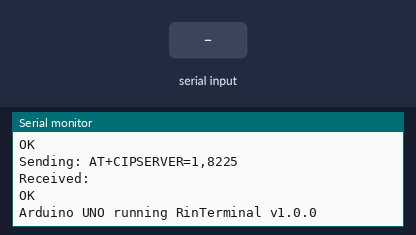
A sketch run on a simulated Arduino Uno, built with avr-gcc and run on an emulated ATmega328P. Parts: the last lines printed to the serial monitor. Inputs (shaded band) come from the test bench. The modem accepts every AT command (registered, SIM ready, sends succeed) and sends nothing else.

Above: at 2.2 s.
2.3 s: "1" received over the second serial link
At 3.7 s:
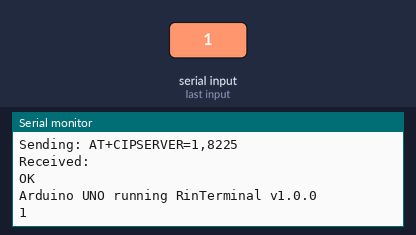
4.7 s: "0" received over the second serial link
At 6.1 s:
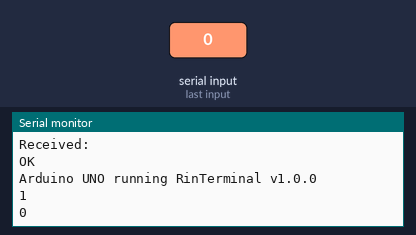
6.2 s: "2" received over the second serial link
At 7.9 s:
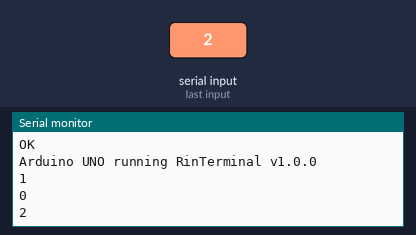

Measured:
- after the input at 2.3 s, the serial monitor: prints a new line after 1.0 s (image 1)
- after the input at 4.7 s, the serial monitor: prints a new line after 1.0 s (image 2)
- after the input at 6.2 s, the serial monitor: prints a new line after 1.0 s (image 3)

The sketch:

sketch_mar13a.ino
```cpp
#include <IRremote.h>
#include <Wire.h>
#include <DS3231.h>
#include <SoftwareSerial.h>

#define SEMANTIC_VERSION "v1.0.0"

/*
** Adjust these variables to suit your needs.
*/
int baudRate                = 9600;
const int maxIRModuleCount  = 2;
const int maxIRColorCodes   = 9;
const int maxPIRModuleCount = 1;
const int maxRTCModuleCount = 1;
SoftwareSerial ATDevice(5, 4); //RX, TX pins for the WiFi module: comment out if you don't need it
IRsend irsend;
DS3231 rtc;

/*
** Method used for debugging.
** This will be removed in a later commit.
*/
template <class T>
void print(T t)
{
  Serial.println(t);
}

struct CodeDictionary
{
  const char* key;
  long int code;

  CodeDictionary(){}
  CodeDictionary(const char* key, long int code)
  {
    this->key = key;
    this->code = code;
  }
};

class IRModule
{
public:
  const char* name;
  int size = 0;
  CodeDictionary codes[maxIRColorCodes];

  IRModule(){}
  IRModule(const char* name)
  {
    this->name = name;
  }

  void AddCode(CodeDictionary code)
  {
    codes[size] = code;
    size = size + 1;
  }

  CodeDictionary FindCode(const char* name)
  {
    for (int i = 0; i < size; i++)
    {
      if (codes[i].key == name)
      {
        return codes[i];
      }
    }
  }
};

class PIRModule
{
private:
  int pirPin = 0;

public:
  void SetDefaultPin(int pirPin)
  {
    this->pirPin = pirPin;
    pinMode(pirPin, INPUT);
  }

  int GetStatus()
  {
    return digitalRead(pirPin);
  }
};

class RTCModule
{
private:
  bool century = false;
  bool h12Flag = false;
  bool pmFlag = false;

public:
  enum DateTimeFormat
  {
    YEAR = 0,
    MONTH = 1,
    DAY = 2,
    HOUR = 3,
    MINUTE = 4,
    SECOND = 5
  };

  void SetDateTime(int year, int month, int day, int hour, int minute, int second)
  {
    rtc.setYear(year);
    rtc.setMonth(month);
    rtc.setDate(day);
    rtc.setHour(hour);
    rtc.setMinute(minute);
    rtc.setSecond(second);
  }

  int GetYear()
  {
    return rtc.getYear();
  }

  int GetMonth()
  {
    return rtc.getMonth(century);
  }

  int GetDay()
  {
    return rtc.getDate();
  }

  int GetHour()
  {
    return rtc.getHour(h12Flag, pmFlag);
  }

  int GetMinute()
  {
    return rtc.getMinute();
  }

  int GetSecond()
  {
    return rtc.getSecond();
  }
};

class ModulesController
{
private:
    IRModule irModules[maxIRModuleCount];
    PIRModule pirModules[maxPIRModuleCount];
    RTCModule rtcModules[maxRTCModuleCount];
    int irModuleSize = 0;
    int pirModuleSize = 0;
    int rtcModuleSize = 0;

public:
    void AddModule(IRModule module)
    {
      irModules[irModuleSize] = module;
      irModuleSize++;
    }

    void AddModule(PIRModule module)
    {
      pirModules[pirModuleSize] = module;
      pirModuleSize++;
    }

    void AddModule(RTCModule module)
    {
      rtcModules[rtcModuleSize] = module;
      rtcModuleSize++;
    }

    void ChangeColor(const char* color)
    {
      for (int i = 0; i < maxIRModuleCount; i++)
      {
        irsend.sendNEC(irModules[i].FindCode(color).code, 32);
      }
    }

    bool DetectMotion()
    {
      for (int i = 0; i < maxPIRModuleCount; i++)
      {
        if (pirModules[i].GetStatus() == HIGH)
        {
          return true;
        }
      }

      return false;
    }

    int GetFromRTC(int RTCModuleIndex, RTCModule::DateTimeFormat format)
    {
      switch (format) {
        case RTCModule::YEAR:
          return rtcModules[RTCModuleIndex].GetYear();
        case RTCModule::MONTH:
          return rtcModules[RTCModuleIndex].GetMonth();
        case RTCModule::DAY:
          return rtcModules[RTCModuleIndex].GetDay();
        case RTCModule::HOUR:
          return rtcModules[RTCModuleIndex].GetHour();
        case RTCModule::MINUTE:
          return rtcModules[RTCModuleIndex].GetMinute();
        case RTCModule::SECOND:
          return rtcModules[RTCModuleIndex].GetSecond();
      }
    }
};

String SetATCommand(const char *toSend, unsigned long milliseconds = 500)
{
  String result;
  Serial.print("Sending: ");
  Serial.println(toSend);
  ATDevice.println(toSend);
  unsigned long startTime = millis();
  Serial.print("Received: ");

  while (millis() - startTime < milliseconds)
  {
    if (ATDevice.available())
    {
      char c = ATDevice.read();
      Serial.write(c);
      result += c;
    }
  }

Serial.println();
return result;
}

/*
**  The code below can be modified to suit your needs.
**  The default values are for my setup.
**
**  Avoid modifying the code above unless you know what you are doing.
*/
ModulesController controller;
IRModule irCeilingModule("Ceiling Module");
PIRModule pirDoorModule;
RTCModule rtcModule;

// Executes once at the beginning of the program.
void setup()
{
  Serial.begin(baudRate);
  Wire.begin();
  ATDevice.begin(baudRate);
  SetATCommand("AT+CIPMUX=1");
  SetATCommand("AT+CIPSERVER=1,8225");
  Serial.println("Arduino UNO running RinTerminal " + String(SEMANTIC_VERSION));

  irCeilingModule.AddCode(CodeDictionary("white", 0xF7E01F));
  irCeilingModule.AddCode(CodeDictionary("green", 0xF7A05F));
  irCeilingModule.AddCode(CodeDictionary("blue", 0xF7609F));
  irCeilingModule.AddCode(CodeDictionary("red", 0xF720DF));
  irCeilingModule.AddCode(CodeDictionary("orange", 0xF710EF));
  irCeilingModule.AddCode(CodeDictionary("purple", 0xF750AF));
  irCeilingModule.AddCode(CodeDictionary("pink", 0xF76897));
  irCeilingModule.AddCode(CodeDictionary("off", 0xF740BF));
  irCeilingModule.AddCode(CodeDictionary("on", 0xF7C03F));

  pirDoorModule.SetDefaultPin(2);
  controller.AddModule(pirDoorModule);
  controller.AddModule(irCeilingModule);
  controller.AddModule(rtcModule);
}

// Runs repeatedly throughout the program's lifecycle.
void loop()
{
  if (ATDevice.available())
  {
    Serial.println(ATDevice.readString());
  }
}
```
